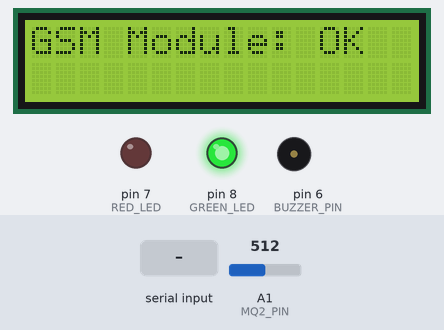
Bench run of a sketch on a simulated Arduino Uno, built with avr-gcc and run on an emulated ATmega328P. Parts: 16×2 character LCD, output pins drawn as LEDs (lit = HIGH), buzzer (waves = sounding, pin HIGH). The inputs (shaded band) are chosen by the test bench; at power-on: A1 (MQ2_PIN) = 512. The modem accepts every AT command (registered, SIM ready, sends succeed) and sends nothing else; what the sketch prints to the serial monitor is not drawn.

Above: at 5.2 s.
At 24.6 s:
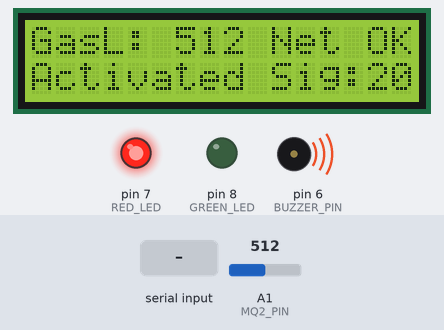
24.7 s: "," received over the second serial link
At 37.5 s:
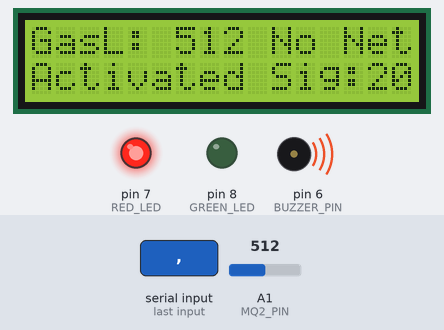
Timing chart, 0 to 39.0 s (numbered marks = the images above; inputs shaded):
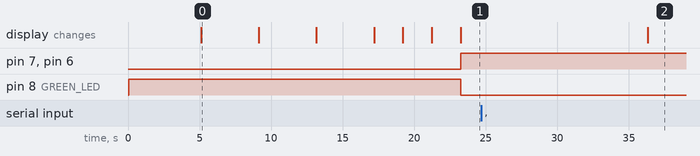

The sketch:

Arduino_gas_detect_gsmallcheck.ino
```cpp
#include <Wire.h>
#include <LiquidCrystal_I2C.h>
#include <SoftwareSerial.h>

// Define the HC-06 RX and TX pins
#define HC06_RX 12
#define HC06_TX 13

SoftwareSerial BT(HC06_RX, HC06_TX);
SoftwareSerial gsm(9, 11);           // SIM800L TX to Arduino RX (9), SIM800L RX to Arduino TX (10)
LiquidCrystal_I2C lcd(0x27, 16, 2);  // Check your LCD I2C address (0x27 or 0x3F)

const int gasThreshold = 150;  // Adjust threshold based on environment
// Function prototypes
bool checkAT();
bool checkSIM();
int getSignalStrength();
int checkNetwork();

#define MQ2_PIN A1  // Gas sensor analog pin
#define BUZZER_PIN 6
#define RED_LED 7
#define GREEN_LED 8

void setup() {
  Serial.begin(9600);
  gsm.begin(9600);
  BT.begin(9600); // Set the baud rate to match the HC-06
  lcd.init();
  lcd.backlight();

  pinMode(MQ2_PIN, INPUT);
  pinMode(BUZZER_PIN, OUTPUT);
  pinMode(RED_LED, OUTPUT);
  pinMode(GREEN_LED, OUTPUT);

  digitalWrite(GREEN_LED, HIGH);  // Normal state


  lcd.setCursor(0, 0);
  lcd.print("Gas leak Detector");  // lcd printing name of project
  lcd.setCursor(0, 1);
  lcd.print("Initializing...");
  Serial.println("Initializing GSM Module...");
  delay(3000);

  // 1️⃣ Check GSM module response
  if (checkAT()) {
    Serial.println("✅ GSM Module Detected!");
    lcd.clear();
    lcd.print("GSM Module: OK");
  } else {
    Serial.println("❌ GSM Module NOT Detected!");
    lcd.clear();
    lcd.print("GSM ERROR!");
    lcd.setCursor(0, 1);
    lcd.print("Check Power/SIM");
    // while (true); // Stop execution if GSM fails
  }
  delay(2000);

  // 2️⃣ Check SIM Card
  if (checkSIM()) {
    Serial.println("✅ SIM Card Detected!");
    lcd.clear();
    lcd.print("SIM: OK");
  } else {
    Serial.println("❌ SIM Card NOT Detected!");
    lcd.clear();
    lcd.print("SIM ERROR!");
    // while (true);
  }
  delay(2000);

  // 3️⃣ Check Signal Strength
  int signal = getSignalStrength();
  Serial.print("📡 Signal Strength: ");
  Serial.println(signal);
  lcd.clear();
  lcd.print("Signal: ");
  lcd.print(signal);
  delay(2000);

  // 4️⃣ Check Network Registration
  int network = checkNetwork();
  if (network == 1 || network == 5) {
    Serial.println("✅ Network Registered!");
    lcd.clear();
    lcd.print("Network: OK");
  } else {
    Serial.println("❌ Not Registered!");
    lcd.clear();
    lcd.print("No Network!");
    // while (true);
  }

  Serial.println("✅ System Ready!");
  lcd.clear();
  lcd.print("Device Ready!");
  delay(2000);
  lcd.clear();
}

void loop() {

  int network = checkNetwork();
  if (network == 1 || network == 5) {
    Serial.println("✅ Network Registered!");
    // lcd.clear();
    // clearsim();
    lcd.setCursor(10, 0);
    lcd.print("Net OK!  ");
  } else {
    Serial.println("❌ Not Registered!");
    // lcd.clear();
    // clearsim();
    lcd.setCursor(10, 0);
    lcd.print("No Net!  ");
    // while (true);
  }

  int signal = getSignalStrength();
  Serial.print("📡 Signal Strength: ");
  Serial.println(signal);
  // lcd.clear();
  // clearsig();
  lcd.setCursor(10, 1);
  lcd.print("Sig:");
  lcd.print(signal);


  int gasValue = analogRead(MQ2_PIN);
  Serial.print("Gas Level: ");
  Serial.println(gasValue);
  // BT.println(gasValue);

  // lcd.clear();
  lcd.setCursor(0, 0);
  lcd.print("GasL: ");
  lcd.print(gasValue);

  // if ((gasValue > gasThreshold) && (gasValue < 700)) {
  //   Serial.println("Gas Detected! Sending SMS...");
  //   lcd.setCursor(0, 1);
  //   lcd.print("Gas Leak!");

  //   digitalWrite(BUZZER_PIN, HIGH);
  //   digitalWrite(RED_LED, HIGH);
  //   digitalWrite(GREEN_LED, LOW);

  //   sendSMS("Warning! Gas leak detected! Take immediate action.");

  //   delay(5000);  // Avoid continuous SMS spam
  // }
  // else if (gasValue > 500  ){
  //   Serial.println("Gas Detected! Sending SMS...");
  //   lcd.setCursor(0, 1);
  //   lcd.print("Activated");
  //   sendSMS("Device Online");
  //   digitalWrite(BUZZER_PIN, HIGH);
  //   digitalWrite(RED_LED, HIGH);
  //   digitalWrite(GREEN_LED, LOW);
  //   }

  // else {
  //   digitalWrite(BUZZER_PIN, LOW);
  //   digitalWrite(RED_LED, LOW);
  //   digitalWrite(GREEN_LED, HIGH);
  //   lcd.setCursor(0, 1);
  //   lcd.print("Normal   ");
  // }
//-------------------------------------------------------------------------------------------
  if (gasValue > 450) {
    Serial.println("Gas Detected! Sending SMS...");
    lcd.setCursor(0, 1);
    lcd.print("Activated");
    digitalWrite(BUZZER_PIN, HIGH);
    digitalWrite(RED_LED, HIGH);
    digitalWrite(GREEN_LED, LOW);
    sendSMS("Device Online");
    delay(5000);

  }

  else if (gasValue >= gasThreshold && gasValue <= 450) {
    Serial.println("Gas Detected! Sending SMS...");
    lcd.setCursor(0, 1);
    lcd.print("Gas Leak!");
    digitalWrite(BUZZER_PIN, HIGH);
    digitalWrite(RED_LED, HIGH);
    digitalWrite(GREEN_LED, LOW);
    sendSMS("Warning! Gas leak detected! Take immediate action.");
    BT.println("Warning! Gas leak detected! Take immediate action.");

    delay(5000);  // Avoid continuous SMS spam
  }

  else {  // Gas level > 500

    digitalWrite(BUZZER_PIN, LOW);
    digitalWrite(RED_LED, LOW);
    digitalWrite(GREEN_LED, HIGH);
    lcd.setCursor(0, 1);
    lcd.print("Normal   ");
    // BT.println("Normal");

  }

}
  // Function to check GSM module response
  bool checkAT() {
    gsm.println("AT");
    delay(1000);
    if (gsm.available()) {
      String response = gsm.readString();
      return response.indexOf("OK") >= 0;
    }
    return false;
  }

  // Function to check if SIM card is inserted
  bool checkSIM() {
    gsm.println("AT+CPIN?");
    delay(1000);
    if (gsm.available()) {
      String response = gsm.readString();
      return response.indexOf("READY") >= 0;
    }
    return false;
  }

  // Function to get signal strength (returns RSSI value)
  int getSignalStrength() {
    gsm.println("AT+CSQ");
    delay(1000);
    if (gsm.available()) {
      String response = gsm.readString();
      int index = response.indexOf(":");
      if (index >= 0) {
        int value = response.substring(index + 2, index + 4).toInt();
        return value;  // Returns signal strength value
      }
    }
    return 0;
  }

  // Function to check network registration
  int checkNetwork() {
    gsm.println("AT+CREG?");
    delay(1000);
    if (gsm.available()) {
      String response = gsm.readString();
      int index = response.indexOf(",");
      if (index >= 0) {
        int status = response.substring(index + 1, index + 2).toInt();
        return status;  // Returns network status (1 = Home, 5 = Roaming)
      }
    }
    return 0;
  }

  void sendSMS(String message) {
    gsm.println("AT+CMGF=1");  // Set SMS mode
    delay(1000);
    gsm.println("AT+CMGS=\"+2348100427914\"");  // Replace with actual phone number
    delay(1000);
    gsm.print(message);
    delay(1000);
    gsm.write(26);  // End SMS with Ctrl+Z
    delay(3000);
  }

  void clearsim() {
    lcd.setCursor(10, 0);
    lcd.print("            ");
  }

  void clearsig() {
    lcd.setCursor(10, 1);
    lcd.print("            ");
  }
```

Measured:
- after the input at 24.7 s, the display: changes after 11.6 s (image 2)
- what the display in image 0 shows lasts 4.0 s, from 5.1 s to 9.1 s
